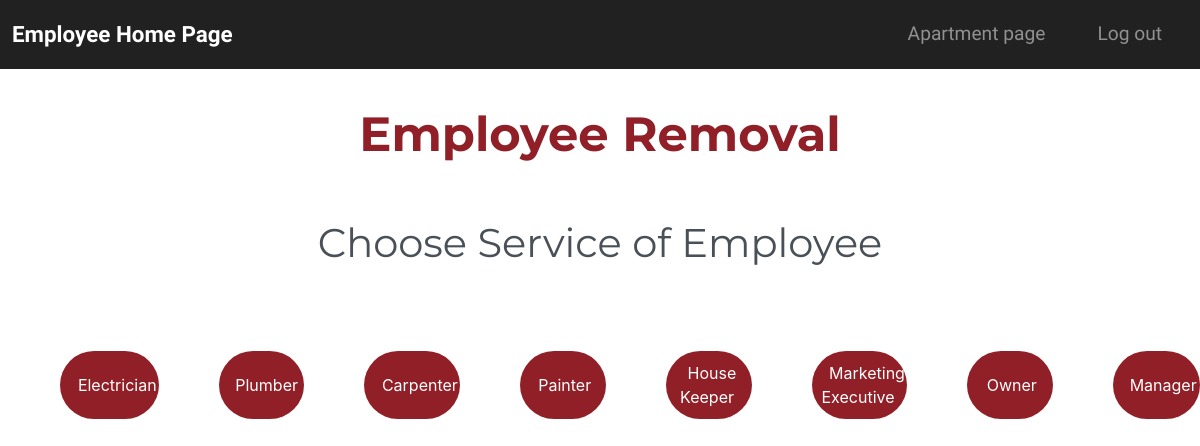
Screenshot of /rememployee with the database file from the repository.
### rems/models.py (models this page shows, shortened)
class Service(db.Model):
    __tablename__ = 'service'
    id = db.Column(db.Integer, primary_key=True)
    service_type = db.Column(db.String(25), unique=True)
    staff = db.relationship("Employee", uselist=False, backref="service")

### rems/routes.py (the view)
@app.route('/rememployee')
def rem_employee():
    services = Service.query
    return render_template('rem_employee.html', services=services)

### rems/templates/rem_employee.html (shortened to what this page needs)
{% extends 'base.html' %}
{% block heading %}
    <link rel="stylesheet" type="text/css" href="{{ url_for('static', filename= 'css/rem_employee.css') }}">
{% endblock %}
{% block content %}
    <div class="container register">
        <h3 class="register-heading">Employee Removal</h3>
    </div>
    <div class="tab-content" id="myTabContent">
        <div class="tab-pane fade show active" id="home" role="tabpanel" aria-labelledby="home-tab">
            <h3 class="register-heading2">Choose Service of Employee</h3>
            <div class="row register-form">
                <div class="col-md-12">
                    <div class="form-group">
                        <div class="row">
                            <div class="col-12 ">
                                <div class="d-grid gap-5 d-md-flex justify-content-md-end">
                                    {% for service in services %}
                                    <button type="button" class="btnRegister"><a class="anchor"
                                                                                 href="{{ url_for('emp_list',id=service.id) }}">{{ service.service_type }}</a>
                                    </button>
                                    {% endfor %}
                                </div>
                            </div>
                        </div>
                    </div>
                </div>
            </div>
        </div>
    </div>
{% endblock %}

### rems/static/css/rem_employee.css (style rules this page uses)
.register { padding-top: 50px; }
.btnRegister { float: right; margin-top: 5%; margin-left: 5%; border: none; border-radius: 2.5rem; padding: 10px; background: #911F27; color: #fff; font-weight: 400; width: 10%; cursor: pointer; }
.register-heading { text-align: center; margin-top: 5%; margin-bottom: 5%; font-size: 3rem; font-family: "Montserrat"; font-weight: bold; color: #911F27; }
.register-heading2 { text-align: center; margin-top: 3%; margin-bottom: 2%; font-size: 2.5rem; color: #495057; font-family: "Montserrat"; font-weight: normal; }
.anchor { color: #fff; font-size: 1rem; margin-left: 10%; margin-right: 5%; width: 5%; }

### rows the page displays
Service: service_type "Electrician"
Service: service_type "Plumber"
Service: service_type "Carpenter"
Service: service_type "Painter"
Service: service_type "House Keeper"
Service: service_type "Marketing Executive"
Service: service_type "Owner"
Service: service_type "Manager"
